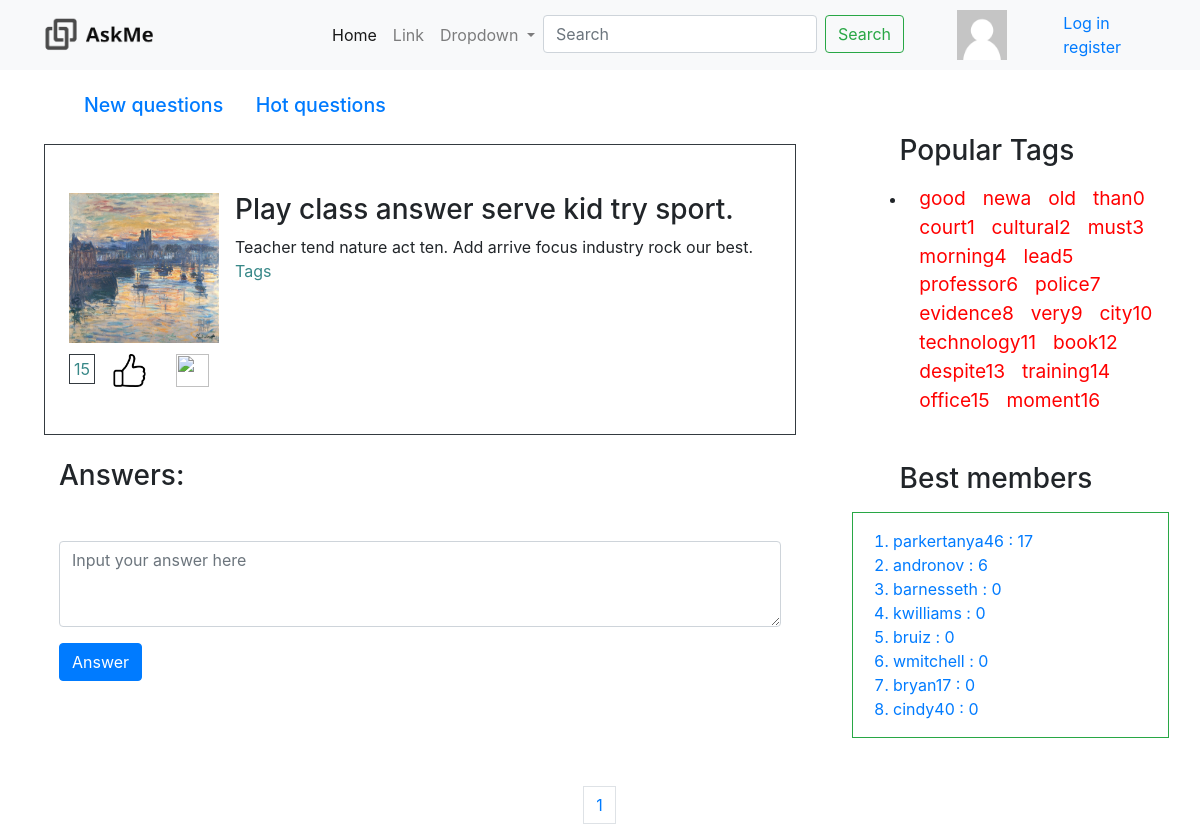
Screenshot of /question/2/ with the database file from the repository.
### asker/models.py (models this page shows, shortened)
class Question(models.Model):
    author = models.ForeignKey(
        to=Profile, on_delete=models.CASCADE
    )
    rating = models.IntegerField(default=0)
    title = models.CharField(max_length=128)
    text = models.TextField()
    created_at = models.DateTimeField(auto_now_add=True)
    tags = models.ManyToManyField(to=Tag)
    objects = QuestionManager()

class Tag (models.Model):
    tagname = models.CharField(max_length = 128)
    objects = TagManager()
    count = models.IntegerField(default=0)

class Profile (models.Model):
    user = models.OneToOneField(settings.AUTH_USER_MODEL, on_delete=models.CASCADE)
    rating = models.IntegerField(default=0)
    objects = ProfileManager()

### asker/views.py (the view)
# urls.py: path('question/<int:id>/', views.question, name ='question'),
def question(request, id):
    question = get_object_or_404(Question, pk=id)
    answers = Question.objects.answers(question)
    answers = paginate(answers, request, 30)
    users_top = Profile.objects.user_top()
    popular_tags = Tag.objects.popular_tags()
    main = {}
    main['question'] = question
    main['answers'] = answers
    main['is_login'] = 0
    main['users_top'] = users_top
    main['popular_tags'] = popular_tags
    if request.user.is_authenticated:
        main['username'] = request.user.username
        main['is_login'] = 1
    return render(request, 'question.html', context = main)

### asker/models.py (called while the page is built)
    def user_top(self):
        return self.order_by('-rating') [:8]

    def answers(self, question):
        return question.answer_set.all()

    def popular_tags(self):
        return self.order_by('-count')[:20]

### asker/views.py (called while the page is built)
def paginate(objects_list, request, page_size=10):
    paginator = Paginator(objects_list, page_size)
    page = request.GET.get('page')
    objects_page = paginator.get_page(page)
    return objects_page

### templates/question.html (shortened to what this page needs)
    {% extends "base.html" %}
    {% load static%}
    {% block content %}
    <div class="col -8">
          <h3>
              <a class = "notimp" href="{% url 'index' %}">New questions</a>
              <a class = "notimp" href="{% url 'hot' %}">Hot questions</a>
          </h3>
          <div class="row border border-dark mt-4">
            <div class="media mt-4 p-4">
              <div class="col -1 p-0">
                <p class="mb-1"><img src="{% static "img/port.jpg" %}" width="150px" height="150px" class="mr-3" alt="pic"></p>
                <p>
                    <span class="border border-dark p-1">15</span>
                    <button class="btn btn-link"><img src="{% static "img/like.png" %}" width="33px" height="33px"></button>
                    <button class="btn btn-link"><img src="{% static "img/dislike.png" %}" width="33px" height="33px"></button>
                </p>
              </div>
              <div class="col-10 p-0">
                <div class="media-body content-media">
                  <h3 class="mt-0 ">{{ question.title }}</h3>
                    {{ question.text }}
                    <p>Tags
                    </p>
                </div>
              </div>
            </div>
          </div>
        <h3 class="mt-4">Answers:</h3>
          <form class="mt-5">
              <div class="form-group">
              <textarea class="form-control" id="exampleFormControlTextarea1" rows="3" placeholder="Input your answer here"></textarea>
              </div>
              <button type="submit" class="btn btn-primary">Answer</button>
          </form>
        </div>
    {% endblock %}
    {% block paginator %}
        {% include 'paginator.html' with page=answers %}
    {% endblock %}

### templates/base.html (shortened to what this page needs)
{% load static %}
<!doctype html>
<html lang="en">
  <head>
    <link rel="stylesheet" href=" {% static "css/bootstrap.min.css" %}">
    <link rel="stylesheet" href= " {% static "css/index.css" %}">
  </head>
  <body>
    <nav class="navbar navbar-expand-lg navbar-light bg-light">
      <a class="navbar-brand w-25 h-25" href="{% url 'index'%}">
        <img class="ml-3" src="{% static "img\logo1.png" %}" alt="logo" width="45%" height="25%">
      </a>
      <div class="collapse navbar-collapse" id="navbarSupportedContent">
        <ul class="navbar-nav mr-auto">
          <li class="nav-item active">
            <a class="nav-link" href="{% url 'index'%}">Home <span class="sr-only">(current)</span></a>
          </li>
          <li class="nav-item">
            <a class="nav-link" href="#">Link</a>
          </li>
          <li class="nav-item dropdown">
            <a class="nav-link dropdown-toggle" href="#" id="navbarDropdown" role="button" data-toggle="dropdown" aria-haspopup="true" aria-expanded="false">
              Dropdown
            </a>
          </li>
          <li>
            <form class="form-inline my-2 my-lg-0">
              <input class="form-control mr-sm-2" type="search" placeholder="Search" aria-label="Search">
              <button class="btn btn-outline-success my-2 my-sm-0" type="submit">Search</button>
            </form>
          </li>
        </ul>
          <div class="nav-item">
              <img src="{% static "img/avatar.png" %}" width="50px" height="50x">
          </div>
          <div class="nav-item ml-2 mr-5">
              <div class="row">
                  <div class="col pl-5">
                      {% if is_login %}
                    <p id="parag">{{ username }}</p>
                  </div>
              </div>
              <div class="row">
                <div class="col">
                  <a href="{% url 'settings' %}">Settings</a>
                </div>
                <div class="col">
                  <a href="{% url 'logout' %}">Log out</a>
                </div>
                      {% else %}
                  <div class="col">
                      <a href="{% url 'login' %}">Log in</a>
                  </div>
                  <div class="col">
                    <a href="{% url 'signup' %}">register</a>
                  </div>
                        {% endif %}
              </div>
          </div>
      </div>
    </nav>
    <div class="container mr-3 mt-3">
        <div class = "row">
        {% block content %}
        {% endblock %}
            <div class="col-4 ml-2 pl-5 mt-5">
              <h3 class="leftMenu mb-3">Popular Tags</h3>
              <div class="container">
                <ul>
                  <li>
                      {% for tag in popular_tags %}
                          <a class="cloudTag_1" href="{% url 'tag' tag.tagname %}">{{tag.tagname}}</a>
                      {% endfor %}
                  </li>
                </ul>
              </div>
              <h3 class="leftMenu mb-3 mt-5">Best members</h3>
              <div class="border border-success">
                <ol class="mt-3">
                    {% for user in users_top %}
                        <li class="text-primary"> {{user.user.username}} : {{ user.rating }}</li>
                    {% endfor %}
                </ol>
              </div>
            </div>
        </div>
    </div>
    {% block paginator %}
    {% endblock %}
  </body>
</html>

### static/css/index.css (style rules this page uses)
p { color: #388888; }
a.notimp { font-size: 0.7em; margin-left: 25px; }
h3.leftMenu { margin-left: 15%; }
a.cloudTag_1 { font-size: 1.2em; margin-left: 5%; color: red; }
div.media-body.content-media { max-width: 520px; }

### rows the page displays
Question: title "Play class answer serve kid try sport.", text "Teacher tend nature act ten. Add arrive focus industry rock our best."
Tag: tagname "good"
Tag: tagname "newa"
Tag: tagname "old"
Tag: tagname "than0"
Tag: tagname "court1"
Tag: tagname "cultural2"
Tag: tagname "must3"
Tag: tagname "morning4"
Tag: tagname "lead5"
Tag: tagname "professor6"
Tag: tagname "police7"
Tag: tagname "evidence8"
Tag: tagname "very9"
Tag: tagname "city10"
Tag: tagname "technology11"
Tag: tagname "book12"
Tag: tagname "despite13"
Tag: tagname "training14"
Tag: tagname "office15"
Tag: tagname "moment16"
Profile: user.username "parkertanya46", rating "17"
Profile: user.username "andronov", rating "6"
Profile: user.username "barnesseth", rating "0"
Profile: user.username "kwilliams", rating "0"
Profile: user.username "bruiz", rating "0"
Profile: user.username "wmitchell", rating "0"
Profile: user.username "bryan17", rating "0"
Profile: user.username "cindy40", rating "0"

### other values shown
{{ page.number }} "1"
